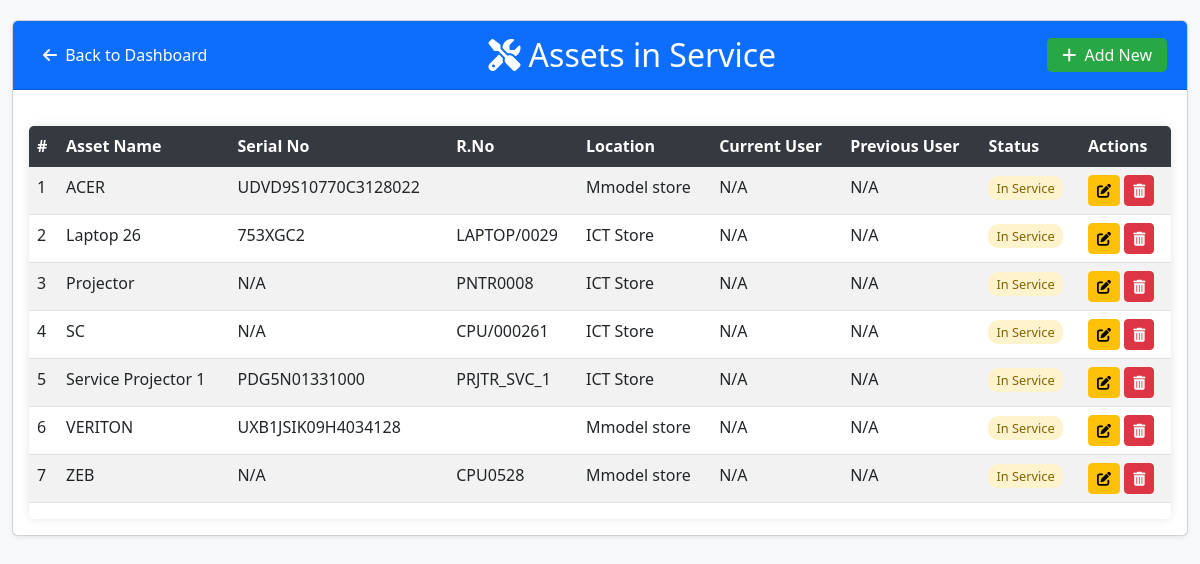
The page /manage_servicelog.php (signed in) on the database its author committed.
### tables this page shows
CREATE TABLE `asset` (
  `asset_id` int(11) NOT NULL,
  `asset_name` varchar(100) DEFAULT NULL,
  `serial_no` varchar(255) DEFAULT NULL,
  `r_no` varchar(255) DEFAULT NULL,
  `model` varchar(100) DEFAULT NULL,
  `brand` varchar(100) DEFAULT NULL,
  `type_id` int(11) DEFAULT NULL,
  `location_id` int(11) DEFAULT NULL,
  `processor` varchar(100) DEFAULT NULL,
  `processor_version` varchar(100) DEFAULT NULL,
  `ram_type` enum('DDR2','DDR3','DDR4') DEFAULT NULL,
  `ram_frequency` varchar(50) DEFAULT NULL,
  `ram_size` varchar(50) DEFAULT NULL,
  `graphics_card_available` enum('Yes','No') DEFAULT 'No',
  `graphics_card_brand` varchar(100) DEFAULT NULL,
  `graphics_card_model` varchar(100) DEFAULT NULL,
  `graphics_card_size` varchar(50) DEFAULT NULL,
  `storage_type` enum('SSD','HDD','Both') DEFAULT NULL,
  `storage_count` int(11) DEFAULT NULL,
  `purchase_date` date DEFAULT NULL,
  `warranty_expiry` date DEFAULT NULL,
  `status` enum('active','service','scrapped') DEFAULT 'active',
  `current_holder` int(11) DEFAULT NULL,
  `previous_holder` int(11) DEFAULT NULL,
  `lan_status` enum('Working','Not working') DEFAULT NULL COMMENT 'LAN connectivity status for lab assets',
  `projector_type` enum('Short Throw','Standard','Long Throw','Ultra Short Throw') DEFAULT NULL,
  `has_speaker` enum('Yes','No') DEFAULT NULL,
  `lumens` varchar(20) DEFAULT NULL,
  `resolution` varchar(20) DEFAULT NULL,
  `mount_type` enum('Short Throw','Long Throw') DEFAULT NULL,
  `logic_box_status` enum('Yes','No','Replaced','New logic box installed') DEFAULT NULL,
  `cable_type` enum('HDMI','VGA','Printer Cable','VGA CABLE','VGACABLE','VJA') DEFAULT NULL,
  `screen_type` varchar(50) DEFAULT NULL,
  `projector_remarks` text DEFAULT NULL,
  `updated_at` timestamp NOT NULL DEFAULT current_timestamp() ON UPDATE current_timestamp(),
  `printer_type` varchar(255) DEFAULT NULL,
  `connectivity` varchar(255) DEFAULT NULL,
  `paper_size` varchar(255) DEFAULT NULL
);

CREATE TABLE `location` (
  `location_id` int(11) NOT NULL,
  `location_name` varchar(100) DEFAULT NULL,
  `category_id` int(11) DEFAULT NULL
);

### manage_servicelog.php (the view, shortened to what this page needs)
<?php
require_once 'config.php';
$currentUserName = "User";
$user_id = $_SESSION['user_id'];
$query = "SELECT emp_name FROM employee WHERE emp_id = ?";
if ($stmt = $conn->prepare($query)) {
    $stmt->bind_param("i", $user_id);
    $stmt->execute();
    $result = $stmt->get_result();
    if ($result->num_rows > 0) {
        $user = $result->fetch_assoc();
        $currentUserName = $user['emp_name'];
    }
}
try {
    $stmt = $pdo->query("
        SELECT
            a.asset_id,
            a.asset_name,
            a.r_no,
            a.serial_no,
            l.location_name,
            curr.emp_name as `current_user`,
            prev.emp_name as `previous_user`
        FROM asset a
        JOIN location l ON a.location_id = l.location_id
        LEFT JOIN employee curr ON a.current_holder = curr.emp_id
        LEFT JOIN employee prev ON a.previous_holder = prev.emp_id
        WHERE a.status = 'service'
        ORDER BY a.asset_name
        LIMIT 50
    ");
    $service_assets = $stmt->fetchAll();
} catch (PDOException $e) {
    die("Error fetching service assets: " . $e->getMessage());
}
?>
<!DOCTYPE html>
<html lang="en">
<head>
    <link href="https://cdn.jsdelivr.net/npm/bootstrap@5.3.0/dist/css/bootstrap.min.css" rel="stylesheet">
    <link rel="stylesheet" href="https://cdnjs.cloudflare.com/ajax/libs/font-awesome/6.4.0/css/all.min.css">
</head>
<body>
    <div class="user-info">
        <div class="user-icon">
        </div>
        <div>
            <span><?php echo htmlspecialchars($currentUserName); ?></span>
            <form action="logout.php" method="post" style="display: inline;">
                <button type="submit" class="logout-btn">
                </button>
            </form>
        </div>
    </div>
    <div class="container">
        <div class="card shadow-sm">
            <div class="card-header d-flex justify-content-between align-items-center">
                <a href="dashboard.php" class="back-btn">
                    <i class="fas fa-arrow-left me-1"></i> Back to Dashboard
                </a>
                <h2 class="mb-0 text-center"><i class="fas fa-tools me-2"></i>Assets in Service</h2>
                <a href="add_servicelog.php" class="add-btn">
                    <i class="fas fa-plus me-1"></i> Add New
                </a>
            </div>
            <div class="card-body">
                <div class="table-responsive">
                    <table class="table table-striped table-hover">
                        <thead class="table-dark">
                            <tr>
                                <th>#</th>
                                <th>Asset Name</th>
                                <th>Serial No</th>
                                <th>R.No</th>
                                <th>Location</th>
                                <th>Current User</th>
                                <th>Previous User</th>
                                <th>Status</th>
                                <th>Actions</th>
                            </tr>
                        </thead>
                        <tbody>
                            <?php foreach ($service_assets as $index => $asset): ?>
                                <tr class="service-row">
                                    <td><?= $index + 1 ?></td>
                                    <td><?= htmlspecialchars($asset['asset_name']) ?></td>
                                    <td><?= htmlspecialchars($asset['serial_no'] ?? 'N/A') ?></td>
                                    <td><?= htmlspecialchars($asset['r_no']) ?></td>
                                    <td><?= htmlspecialchars($asset['location_name']) ?></td>
                                    <td><?= htmlspecialchars($asset['current_user'] ?? 'N/A') ?></td>
                                    <td><?= htmlspecialchars($asset['previous_user'] ?? 'N/A') ?></td>
                                    <td>
                                        <span class="status-badge status-service">In Service</span>
                                    </td>
                                    <td class="action-btns">
                                        <a href="edit_servicelog.php?id=<?= $asset['asset_id'] ?>" class="btn btn-sm btn-warning" title="Edit">
                                            <i class="fas fa-edit"></i>
                                        </a>
                                        <a href="del_servicelog.php?id=<?= $asset['asset_id'] ?>" class="btn btn-sm btn-danger" title="Delete" onclick="return confirm('Are you sure you want to delete this service record?')">
                                            <i class="fas fa-trash-alt"></i>
                                        </a>
                                    </td>
                                </tr>
                            <?php endforeach; ?>
                        </tbody>
                    </table>
                </div>
            </div>
        </div>
    </div>
</body>
</html>

### manage_servicelog.php (style rules this page uses)
body { background-color: #f8f9fa; padding-top: 20px; }
.container { max-width: 1400px; }
.user-info { position: absolute; top: 20px; right: 20px; display: flex; align-items: center; gap: 10px; }
.user-icon { width: 40px; height: 40px; background-color: #0d6efd; color: white; border-radius: 50%; display: flex; align-items: center; justify-content: center; }
.logout-btn { background: none; border: none; color: #6c757d; cursor: pointer; }
.card-header { background-color: #0d6efd; color: white; padding: 15px 20px; }
.back-btn { color: white; text-decoration: none; padding: 5px 10px; border-radius: 5px; transition: background-color 0.3s; }
.add-btn { background-color: #28a745; color: white; padding: 5px 15px; border-radius: 5px; text-decoration: none; transition: background-color 0.3s; }
.table-responsive { margin-top: 20px; border-radius: 5px; overflow: hidden; box-shadow: 0 0 10px rgba(0,0,0,0.1); }
.table th { background-color: #343a40; color: white; vertical-align: middle; }
.service-row { background-color: #fff3cd; }
.action-btns { white-space: nowrap; }
.btn-sm { padding: 0.25rem 0.5rem; font-size: 0.875rem; }
.status-badge { padding: 3px 8px; border-radius: 10px; font-size: 0.8rem; font-weight: 500; }
.status-service { background-color: #fff3cd; color: #856404; }

### rows shown on the page
asset: asset_name "ACER", serial_no "UDVD9S10770C3128022", location.location_name "Mmodel store", current_user "N/A", previous_user "N/A"
asset: asset_name "Laptop 26", serial_no "753XGC2", r_no "LAPTOP/0029", location.location_name "ICT Store", current_user "N/A", previous_user "N/A"
asset: asset_name "Projector", serial_no "N/A", r_no "PNTR0008", location.location_name "ICT Store", current_user "N/A", previous_user "N/A"
asset: asset_name "SC", serial_no "N/A", r_no "CPU/000261", location.location_name "ICT Store", current_user "N/A", previous_user "N/A"
asset: asset_name "Service Projector 1", serial_no "PDG5N01331000", r_no "PRJTR_SVC_1", location.location_name "ICT Store", current_user "N/A", previous_user "N/A"
asset: asset_name "VERITON", serial_no "UXB1JSIK09H4034128", location.location_name "Mmodel store", current_user "N/A", previous_user "N/A"
asset: asset_name "ZEB", serial_no "N/A", r_no "CPU0528", location.location_name "Mmodel store", current_user "N/A", previous_user "N/A"
